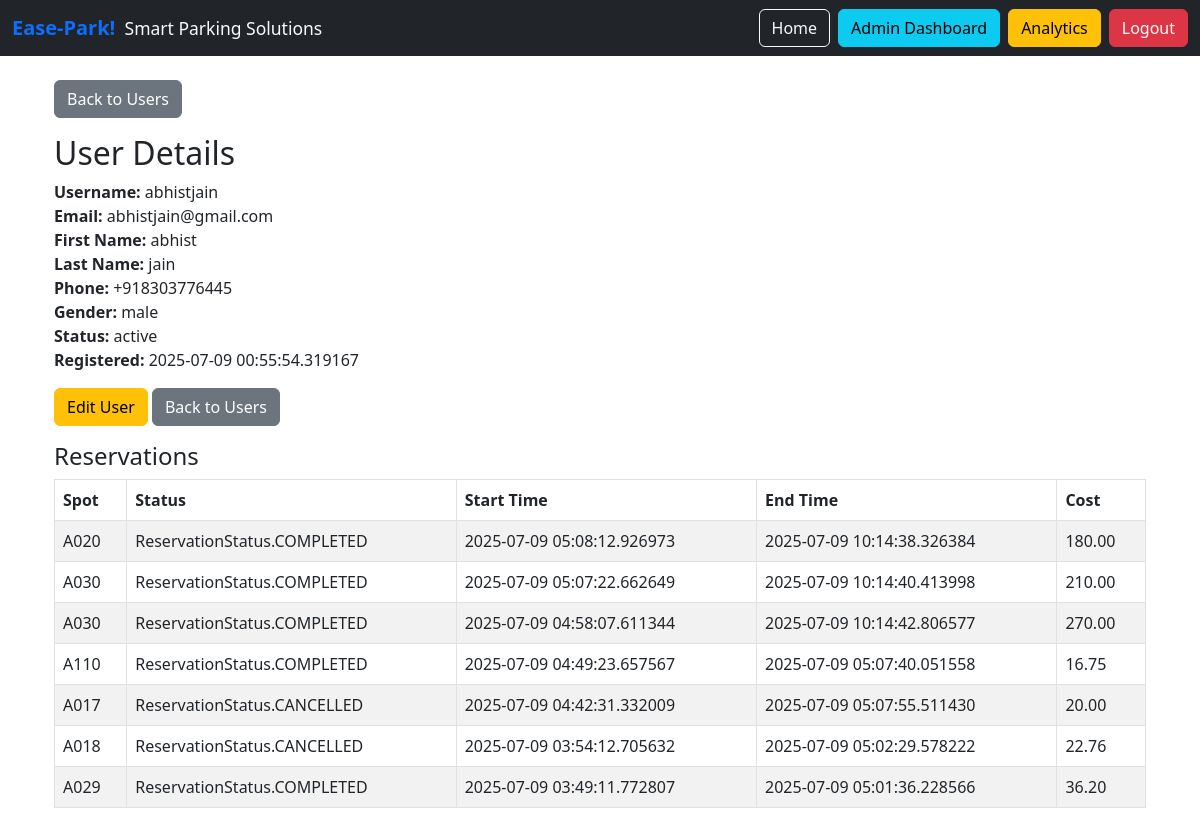
Screenshot of /admin/users/6 (signed in) with the database file from the repository.
### app/models/user.py (models this page shows, shortened)
class User(BaseModel, UserMixin):
    __tablename__ = "users"
    username = db.Column(db.String(80), unique=True, nullable=False, index=True)
    email = db.Column(db.String(150), unique=True, nullable=False, index=True)
    phone = db.Column(db.String(20), nullable=False, unique=True)
    password_hash = db.Column(db.String(200), nullable=False)
    first_name = db.Column(db.String(50), nullable=False)
    last_name = db.Column(db.String(50), nullable=False)
    gender = db.Column(db.Enum(GenderEnum), nullable=False, default=GenderEnum.OTHER)
    status = db.Column(db.Enum(UserStatus), default=UserStatus.PENDING, nullable=False)
    user_roles = db.relationship('UserRole', back_populates='user', cascade='all, delete-orphan')
    reservations = db.relationship('Reservation', back_populates='user')
    @property
    def is_active(self):
        return self.status == UserStatus.ACTIVE

### app/models/parking.py (models this page shows, shortened)
class Reservation(BaseModel):
    __tablename__ = "reservations"
    user_id = db.Column(db.Integer, db.ForeignKey('users.id'), nullable=False)
    parking_spot_id = db.Column(db.Integer, db.ForeignKey('parking_spots.id'), nullable=False)
    start_time = db.Column(db.DateTime, nullable=False)
    end_time = db.Column(db.DateTime, nullable=False)
    vehicle_number = db.Column(db.String(20), nullable=False)
    total_cost = db.Column(Numeric(10, 2), nullable=False)
    status = db.Column(db.Enum(ReservationStatus), default=ReservationStatus.ACTIVE, nullable=False)
    user = db.relationship('User', back_populates='reservations')
    parking_spot = db.relationship('ParkingSpot', back_populates='reservations')

class ParkingSpot(BaseModel):
    __tablename__ = "parking_spots"
    spot_number = db.Column(db.String(10), nullable=False)
    parking_lot_id = db.Column(db.Integer, db.ForeignKey('parking_lots.id'), nullable=False)
    status = db.Column(db.Enum(SpotStatus), default=SpotStatus.AVAILABLE.value, nullable=False)
    parking_lot = db.relationship('ParkingLot', back_populates='parking_spots')
    reservations = db.relationship('Reservation', back_populates='parking_spot')
    __table_args__ = (db.UniqueConstraint('spot_number', 'parking_lot_id'),)

### app/routes/admin.py (the view)
@admin_bp.route('/users/<int:user_id>')
@require_permission(PermissionType.MANAGE_USERS.value)
@refresh_db_session
def view_user_details(user_id):
    print(f"View User Details: Loading details for user {user_id}")
    user = User.query.get_or_404(user_id)
    reservations = Reservation.query.filter_by(user_id=user_id).order_by(Reservation.created_at.desc()).all()
    print(f"View User Details: Found {len(reservations)} reservations for user {user_id}")
    return render_template('admin/users/details.html', user=user, reservations=reservations)

### app/__init__.py (called while the page is built)
def create_app(config_name='default'):
    app = Flask(__name__)
    app.config.from_object(config[config_name])
    db.init_app(app)
    login_manager.init_app(app)
    login_manager.login_view = 'auth.login'
    jwt = JWTManager(app)
    init_database(app)
    from app.models.user import User
    @login_manager.user_loader
    def load_user(user_id):
        return User.query.get(int(user_id))
    register_blueprints(app)
    return app

### app/routes/admin.py (called while the page is built)
def refresh_db_session(func):
    @wraps(func)
    def wrapper(*args, **kwargs):
        db.session.expire_all()
        return func(*args, **kwargs)
    return wrapper

### app/templates/admin/users/details.html
{% extends 'base.html' %}
{% block content %}
<div class="container mt-4">
  <a href="{{ url_for('admin.manage_users') }}" class="btn btn-secondary mb-3">Back to Users</a>
  <h2>User Details</h2>
  <div class="mb-3">
    <strong>Username:</strong> {{ user.username }}<br>
    <strong>Email:</strong> {{ user.email }}<br>
    <strong>First Name:</strong> {{ user.first_name or '' }}<br>
    <strong>Last Name:</strong> {{ user.last_name or '' }}<br>
    <strong>Phone:</strong> {{ user.phone or '' }}<br>
    <strong>Gender:</strong> {{ user.gender.value if user.gender else '' }}<br>
    <strong>Status:</strong> {{ user.status.value if user.status else '' }}<br>
    <strong>Registered:</strong> {{ user.created_at }}<br>
  </div>
  <a href="{{ url_for('admin.edit_user', user_id=user.id) }}" class="btn btn-warning mb-3">Edit User</a>
  <a href="{{ url_for('admin.manage_users') }}" class="btn btn-secondary mb-3">Back to Users</a>
  <h4>Reservations</h4>
  <table class="table table-bordered table-striped">
    <thead>
      <tr>
        <th>Spot</th>
        <th>Status</th>
        <th>Start Time</th>
        <th>End Time</th>
        <th>Cost</th>
      </tr>
    </thead>
    <tbody>
      {% for reservation in reservations %}
      <tr>
        <td>{{ reservation.parking_spot.spot_number if reservation.parking_spot else '' }}</td>
        <td>{{ reservation.status }}</td>
        <td>{{ reservation.start_time }}</td>
        <td>{{ reservation.end_time }}</td>
        <td>{{ reservation.total_cost }}</td>
      </tr>
      {% endfor %}
    </tbody>
  </table>
</div>
{% endblock %}

### rows the page displays
User: username "abhistjain", email "abhistjain@gmail.com", first_name "abhist", last_name "jain", phone "+918303776445", gender "male", status "active", created_at "2025-07-09 00:55:54.319167"
Reservation: parking_spot "A020", status "ReservationStatus.COMPLETED", start_time "2025-07-09 05:08:12.926973", end_time "2025-07-09 10:14:38.326384", total_cost "180.00"
Reservation: parking_spot "A030", status "ReservationStatus.COMPLETED", start_time "2025-07-09 05:07:22.662649", end_time "2025-07-09 10:14:40.413998", total_cost "210.00"
Reservation: parking_spot "A030", status "ReservationStatus.COMPLETED", start_time "2025-07-09 04:58:07.611344", end_time "2025-07-09 10:14:42.806577", total_cost "270.00"
Reservation: parking_spot "A110", status "ReservationStatus.COMPLETED", start_time "2025-07-09 04:49:23.657567", end_time "2025-07-09 05:07:40.051558", total_cost "16.75"
Reservation: parking_spot "A017", status "ReservationStatus.CANCELLED", start_time "2025-07-09 04:42:31.332009", end_time "2025-07-09 05:07:55.511430", total_cost "20.00"
Reservation: parking_spot "A018", status "ReservationStatus.CANCELLED", start_time "2025-07-09 03:54:12.705632", end_time "2025-07-09 05:02:29.578222", total_cost "22.76"
Reservation: parking_spot "A029", status "ReservationStatus.COMPLETED", start_time "2025-07-09 03:49:11.772807", end_time "2025-07-09 05:01:36.228566", total_cost "36.20"
